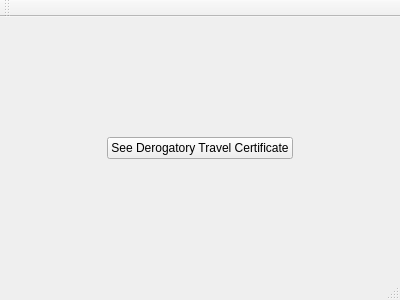
<?xml version="1.0" encoding="UTF-8"?>
<ui version="4.0">
 <class>MainWindow</class>
 <widget class="QMainWindow" name="MainWindow">
  <property name="geometry">
   <rect>
    <x>0</x>
    <y>0</y>
    <width>400</width>
    <height>300</height>
   </rect>
  </property>
  <property name="windowTitle">
   <string>MainWindow | Go to download page</string>
  </property>
  <widget class="QWidget" name="centralWidget">
   <layout class="QVBoxLayout" name="verticalLayout_2">
    <item>
     <layout class="QVBoxLayout" name="verticalLayout">
      <item>
       <spacer name="verticalSpacer_2">
        <property name="orientation">
         <enum>Qt::Vertical</enum>
        </property>
        <property name="sizeHint" stdset="0">
         <size>
          <width>20</width>
          <height>40</height>
         </size>
        </property>
       </spacer>
      </item>
      <item>
       <layout class="QHBoxLayout" name="horizontalLayout">
        <item>
         <spacer name="horizontalSpacer">
          <property name="orientation">
           <enum>Qt::Horizontal</enum>
          </property>
          <property name="sizeHint" stdset="0">
           <size>
            <width>40</width>
            <height>20</height>
           </size>
          </property>
         </spacer>
        </item>
        <item>
         <widget class="QPushButton" name="pushButtonSeeCertificate">
          <property name="text">
           <string>See Derogatory Travel Certificate</string>
          </property>
         </widget>
        </item>
        <item>
         <spacer name="horizontalSpacer_2">
          <property name="orientation">
           <enum>Qt::Horizontal</enum>
          </property>
          <property name="sizeHint" stdset="0">
           <size>
            <width>40</width>
            <height>20</height>
           </size>
          </property>
         </spacer>
        </item>
       </layout>
      </item>
      <item>
       <spacer name="verticalSpacer">
        <property name="orientation">
         <enum>Qt::Vertical</enum>
        </property>
        <property name="sizeHint" stdset="0">
         <size>
          <width>20</width>
          <height>40</height>
         </size>
        </property>
       </spacer>
      </item>
     </layout>
    </item>
   </layout>
  </widget>
  <widget class="QMenuBar" name="menuBar">
   <property name="geometry">
    <rect>
     <x>0</x>
     <y>0</y>
     <width>400</width>
     <height>22</height>
    </rect>
   </property>
  </widget>
  <widget class="QToolBar" name="mainToolBar">
   <attribute name="toolBarArea">
    <enum>TopToolBarArea</enum>
   </attribute>
   <attribute name="toolBarBreak">
    <bool>false</bool>
   </attribute>
  </widget>
  <widget class="QStatusBar" name="statusBar"/>
 </widget>
 <layoutdefault spacing="6" margin="11"/>
 <resources/>
 <connections/>
</ui>
